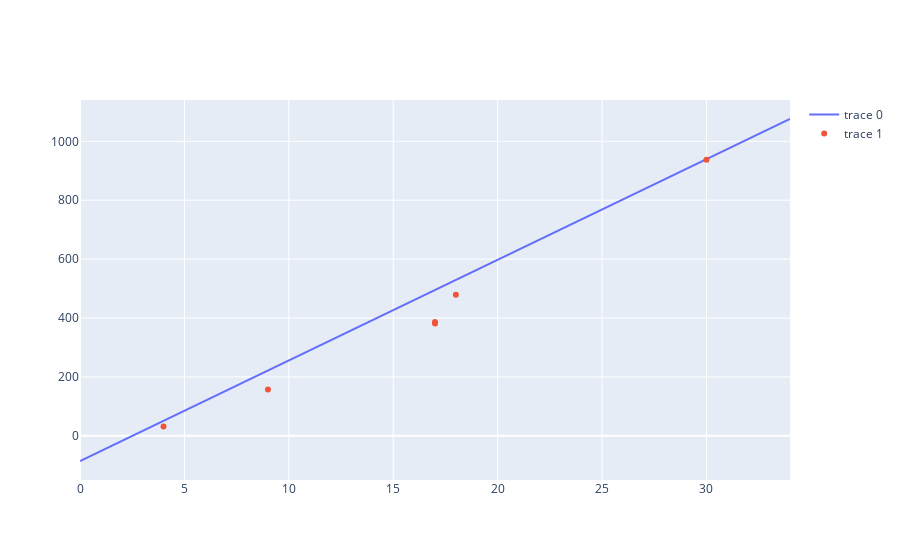

Notebook cell for this chart:
### Code cell
from sklearn.linear_model import LinearRegression

dining_transactions = transaction_history[transaction_history["Category"]=="Shopping"]
df = dining_transactions[['Month', 'Debit Amount']].groupby('Month').agg(['mean', 'median', 'sum', 'count'])[:-1]
df.columns = df.columns.droplevel()


X = df[["count", "median", "mean"]]
y = df["sum"].values

model = LinearRegression()
model.fit(X, y)

count_pred = np.array(range(0, 35, 2))
median_pred = np.array(range(0, 20, 1))
mean_pred = np.array(range(0, 35, 2))
pred = list(zip(count_pred, median_pred, mean_pred))

predictions = model.predict(pred)
trace1 = go.Scatter(x=list(range(0, 35, 2)), y=model.predict(pred), mode="lines")
trace2 = go.Scatter(x=df["count"], y=df["sum"], mode="markers")

fig = make_subplots()
fig.add_trace(trace1)
fig.add_trace(trace2)

### Figure 1 — Plotly figure (JSON) as saved in the notebook; plotly's stock layout.template omitted (floating-point values rounded to 4 significant figures)
{"data": [{"mode": "lines", "type": "scatter", "x": [0, 2, 4, 6, 8, 10, 12, 14, 16, 18, 20, 22, 24, 26, 28, 30, 32, 34], "y": [-85.36, -17.06, 51.24, 119.5, 187.8, 256.1, 324.4, 392.7, 461.0, 529.3, 597.6, 665.9, 734.2, 802.5, 870.8, 939.1, 1007.0, 1076.0]}, {"mode": "markers", "type": "scatter", "x": [4, 9, 17, 17, 18, 30], "y": [31.8, 157.2, 381.1, 386.7, 478.7, 937.0]}], "layout": {"xaxis": {"anchor": "y", "domain": [0, 1]}, "yaxis": {"anchor": "x", "domain": [0, 1]}}}
